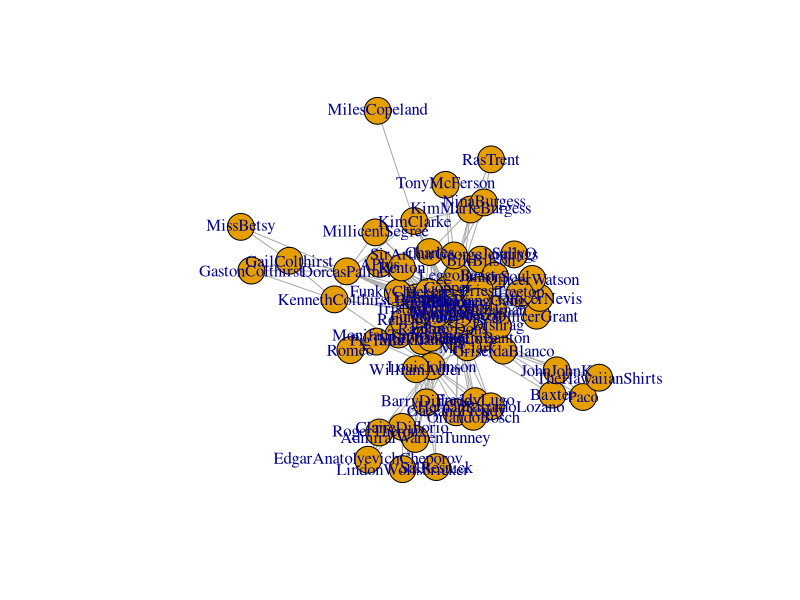
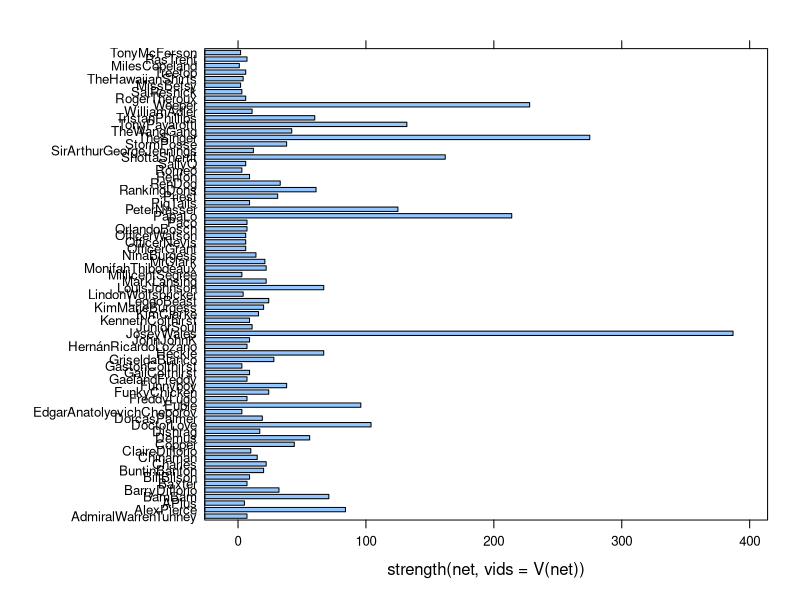

The R script that drew these images, in order: (Note: this script raises an error after producing the figures.)
# If you're completing exercise 2 from tutorial 3, just read/run lines 1 - 71 of what follows.

install.packages("igraph")
library(igraph) 
install.packages("lattice")
library(lattice)
install.packages("reshape2")
library(reshape2)
install.packages("ggplot2")
library(ggplot2)

# This is really rough and will only work with 1 text at a time, i.e., it's not generalizable.
# Doubtless there are better/more efficient ways to do these simple tasks.
# A lot of this is drawn from here: https://github.com/kateto/R-Network-Visualization-Workshop/blob/master/Polnet%202018%20R%20Network%20Visualization%20Workshop.R

# The steps below take the social network edge list produced using the lit-cascades software
# (https://github.com/vuw-sim-stia/lit-cascades) to re-create a text's social network graph
# for further analysis. You can also use the edges and nodes lists from the dynamic
# network produced by lit-cascades to re-create that graph.

# Can load variable with source name to help keep things straight, or you can save
# each text's environment separately in RStudio for easy re-loading.
theSource = "brief-history" # if you are loading in the brief-history data, keep this the same. Otherwise customize with a short name for each text.

# Create nodes and links objects from file. Make sure to change filepath to reflect where this data is on your computer.
# Can use just edge list for social network graphs.
# CSV must have 3 columns: id1,id2,label. No quotes.
# If adapting from list of links obtained via lit-cascades, take out quotes and index numbers (extra 1st column),
# and use commas instead of tabs as separators.
# nodes <- read.csv("The_Intuitionist_socialnetwork_nodes.csv", header=T, as.is=T)
links <- read.csv("data/Brief_History_socialnetwork_links.csv", header=T, as.is=T)

# Converting the data to an igraph object:
# The graph_from_data_frame() function can take two different data frames: 'd' and 'vertices'.
# 'd' describes the edges of the network - it should start with two columns 
# containing the source and target node IDs for each network tie.
# 'vertices' should start with a column of node IDs.
# Any additional columns in either data frame are interpreted as attributes.
# I have saved my edges list as 'links' above, so that's the argument I will use.
net <- graph_from_data_frame(links, directed=F) 

# Get summary of net object
summary(net)

# Can plot the graph if you want. It's not likely to be pretty.
# Because lit-cascades already creates a good social network graph as one of its outputs,
# I don't focus on making this visualization legible/useful here.
plot(net) # not pretty!

### Strength, total strength, and intimacy index

# Get strength or weighted vertex degree of all of the nodes in the graph.
# The strength function sums up the edge weights of the adjacent edges for each vertex.
all_strength <- strength(net, vids=V(net))
#sum all strength: This adds up all of the strength values for all of the vertices in graph.
sum_all_strength <- sum(all_strength)

# Finding the total number of edges.
size <- gsize(net)

# Intimacy index, or the average weight of each edge (for the social network.)
# This is a metric I created that was specific to my analysis.
# Lit-cascade's dynamic network is not weighted.
intind <- sum_all_strength / size

# Saving values to a file
gstat <- c(size, sum_all_strength, intind)
write.table(c(theSource,gstat),paste0(theSource,"_table2.csv"),append = T,col.names = F,row.names = F)

# Plotting weights of each degree as a barchart (similar to degree distribution barchart).
barchart(strength(net, vids=V(net)))#messy
bh_bar <- barchart(brief_history_strength, xlab="Strength of the adjacent edges of each node") # can create new variables for each text to save individually

### Sorted strength values. Creating bar plot of the "heaviest" nodes in each text's social network.
# Adjusted for number of characters.

# What follows is what I did for each text, changing out variable names for each text to save them all separately in the environment.
# This example is for the text A Brief History of Seven Killings.
# Sorted strength for brief history, highest to lowest.
brief_history_strength <- sort(strength(net, vids=V(net)), decreasing=T)
# Summed strength for one text.
brief_history_sum <- sum(brief_history_strength)
# Values for top 10, 15, 20% of nodes in terms of weight
brief_history_p10 <- sum(brief_history_strength[1:7]) # The number 7 represents approximately 10% of A Brief History's characters.
brief_history_p15 <- sum(brief_history_strength[1:11]) # ~15% of its characters
brief_history_p20 <- sum(brief_history_strength[1:14]) # ~20% of its characters
#proportion of top degrees by weight in relation to weights of the rest of the degrees
brief_history_normp10 <- (brief_history_p10 / brief_history_sum)*100
brief_history_normp15 <- (brief_history_p15 / brief_history_sum)*100
brief_history_normp20 <- (brief_history_p20 / brief_history_sum)*100

# After finding these values for all of the texts I was comparing, I created a barplot to visually compare them all.
# Plotting all p10/p15/p20 values for each text together.
# Make a data frame.
topscoresp <- data.frame(
  title = c("Infinite Jest","Cryptonomicon","A Little Life","A Brief History of Seven Killings","The Intuitionist","A Visit from the Goon Squad"),
  p10 = c(inf_jest_normp10,crypto_normp10,life_normp10,brief_history_normp10,intuition_normp10,goon_normp10),
  p15 = c(inf_jest_normp15,crypto_normp15,life_normp15,brief_history_normp15,intuition_normp15,goon_normp15),
  p20 = c(inf_jest_normp20,crypto_normp20,life_normp20,brief_history_normp20,intuition_normp20,goon_normp20)
)

# Bring the data to long format as needed by ggplot2.
topscoresp.molten <- melt(topscoresp, value.name="percentage", variable.name="top", na.rm=TRUE)
# Brief argument explanation:
# topscoresp is the dataframe I created above; value.name is the name of the variable I want to store values I will be plotting;
# variable.name is the name of the variable I want to store measured variable names (the p10, p15, p20 rows from above).
# na.rm=TRUE to remove N/A values (although there shouldn't be any for this dataframe).

# Factor the title values so that they appear in a specific order in the plot (ggplot defaults to alphabetical order otherwise).
topscoresp.molten$title <- factor(topscoresp.molten$title,levels = c("Infinite Jest", "Cryptonomicon", "A Little Life", "A Brief History of Seven Killings", "The Intuitionist", "A Visit from the Goon Squad"))

# Colorblind-friendly palatte for graphing.
cbPalette <- c("#999999", "#E69F00", "#56B4E9", "#009E73", "#F0E442", "#0072B2", "#D55E00", "#CC79A7")

# Plot the values as a grouped barchart.
p <- ggplot(topscoresp.molten, aes(x=title, y=percentage)) + # use the "melted" dataframe, x-axis is titles, y-axis is percentage values
  geom_bar(aes(fill = top),width = 0.4, position = position_dodge(width=0.5), stat="identity", colour="black") +  # make it barchart using variable.name defined above as fill value
  scale_fill_manual(values=cbPalette) + # use the color-blind palatte defined above for colors
  theme(legend.position="top", legend.title = # all of this has to do with labels and the legend, etc
          element_blank(),axis.title.x=element_blank(), 
        axis.title.y=element_blank())
# Can also add titles after the fact
#p + labs(y="Percentage of Total Strength")
#p + labs(title = "Percentage of total strength of the top 5 and top 10 nodes in each graph")

### Correlation tests

# Create matrix for biserial correlation test with long, characters, size, total_strength, int_ind, and density columns
corpus_int2 <- matrix(c(1,138,972,1944,2,0.156370656370656,1,128,835,1670,2,0.109493836873853,1,196,1930,3860,2,0.165884194053208,1,76,424,2954,6.96698113207547,0.165884194053208,0,35,223,1632,7.318,0.3975,0,57,291,1924,6.61168384879725,0.188961038961039), ncol=6, byrow=T)
colnames(corpus_int2) <- c("long", "characters", "size", "total_strength", "int_ind","density")
rownames(corpus_int2) <- c("Infinite Jest", "Cryptonomicon", "A Little Life", "A Brief History of Seven Killings", "The Intuitionist", "A Visit from the Goon Squad")
corpus_int2

# Turn this matrix into a dataframe
corpus_int_df3 <- as.data.frame(corpus_int2)

# Correlation tests -- biserial (continuous, dichotomous [artificial dichotomy w/ underlying continuity])
res <- cor.test(corpus_int_df3$long, corpus_int_df3$int_ind) # testing the relationship btwn length (x) and intimacy index (y), when length is treated as dichotomous
res
res2 <- cor.test(corpus_int_df3$long, corpus_int_df3$characters) # between length (x) and characters (y)
res2
# Can repeat for other comparisons

# Extract p-value and correlation coefficient from first comparison above (res)
intind_p <- res$p.value
intind_cor <- res$estimate

# Slightly different test; values should be similar to ones obtained above
polyserial(corpus_int_df3$int_ind, corpus_int_df3$long, std.err = T)

# Because I was dealing with a small dataset, I simply transcribed the values into a csv file.
# Ideally, would want to have R do this.
